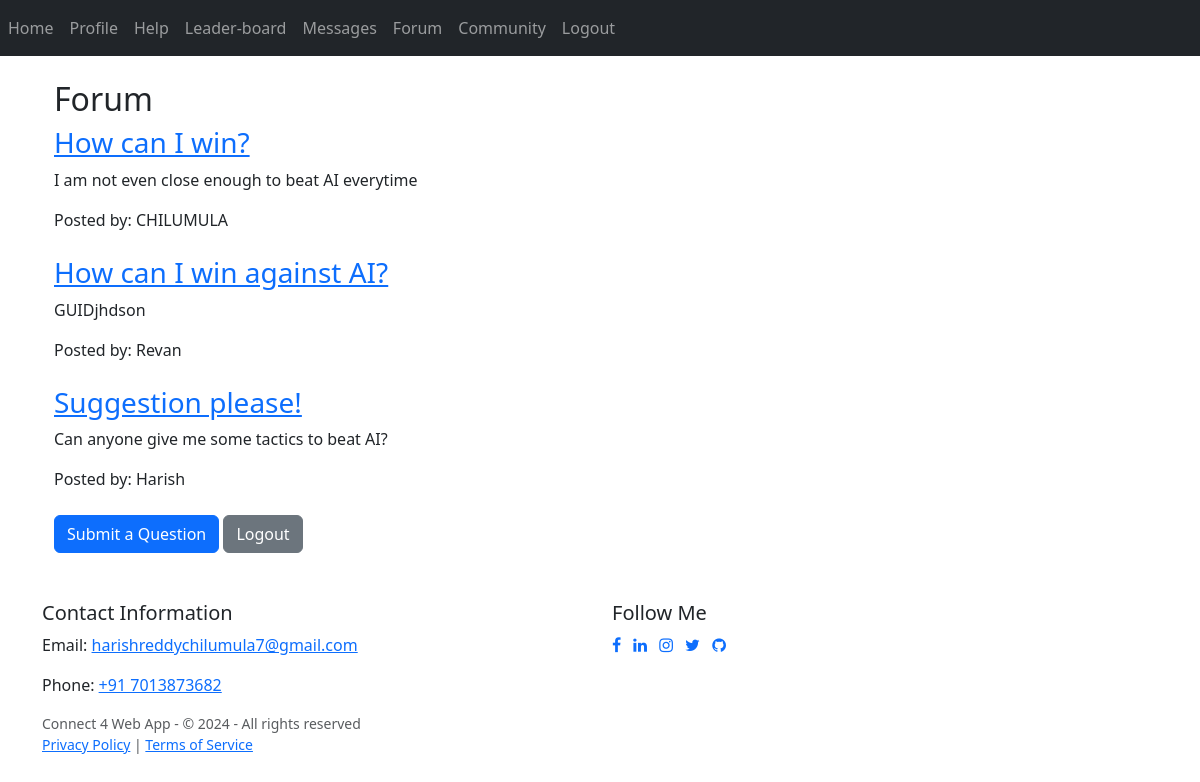
The page /forum (signed in) on the database its author committed.
### website/models.py (models this page shows)
class Question(db.Model):
    id = db.Column(db.Integer, primary_key=True)
    title = db.Column(db.String(100), nullable=False)
    content = db.Column(db.Text, nullable=False)
    user_id = db.Column(db.Integer, db.ForeignKey('user.id'), nullable=False)
    user = db.relationship('User', backref=db.backref('questions', lazy=True))

class User(db.Model, UserMixin):
    id = db.Column(db.Integer, primary_key=True)
    email = db.Column(db.String(150), unique=True, nullable=False)
    password = db.Column(db.String(150), nullable=False)
    first_name = db.Column(db.String(150), nullable=False)
    games = db.relationship('Game', backref='player', lazy=True)

### website/views.py (the view)
@views.route('/forum')
@login_required
def forum():
    questions = Question.query.all()
    return render_template("forum.html", questions=questions, user=current_user)

### website/__init__.py (called while the page is built)
def create_app():
    app = Flask(__name__)
    app.config['SECRET_KEY'] = 'hjshjhdjah kjshkjdhjs'
    app.config['SQLALCHEMY_DATABASE_URI'] = f'sqlite:///{DB_NAME}'
    db.init_app(app)
    from .views import views
    from .auth import auth
    app.register_blueprint(views, url_prefix='/')
    app.register_blueprint(auth, url_prefix='/')
    from .models import User, Game
    with app.app_context():
        db.create_all()
    login_manager = LoginManager()
    login_manager.login_view = 'auth.login'
    login_manager.init_app(app)
    @login_manager.user_loader
    def load_user(id):
        return User.query.get(int(id))
    return app

### website/templates/forum.html
{% extends 'base.html' %}
{% block content %}
  <div class="container mt-4">
    <h2>Forum</h2>
    <div class="questions">
      {% for question in questions %}
        <div class="question mb-4">
          <h3><a href="{{ url_for('views.view_question', question_id=question.id) }}">{{ question.title }}</a></h3>
          <p>{{ question.content }}</p>
          <p>Posted by: {{ question.user.first_name }}</p>
        </div>
      {% endfor %}
    </div>
    <a href="{{ url_for('views.submit_question') }}" class="btn btn-primary">Submit a Question</a>
    {% if current_user.is_authenticated %}
      <a href="{{ url_for('auth.logout') }}" class="btn btn-secondary">Logout</a>
    {% else %}
      <a href="{{ url_for('auth.login') }}" class="btn btn-secondary">Login</a>
    {% endif %}
  </div>
{% endblock %}

### rows shown on the page
Question: title "How can I win?", content "I am not even close enough to beat AI everytime", user.first_name "CHILUMULA"
Question: title "How can I win against AI?", content "GUIDjhdson", user.first_name "Revan"
Question: title "Suggestion please!", content "Can anyone give me some tactics to beat AI?", user.first_name "Harish"
